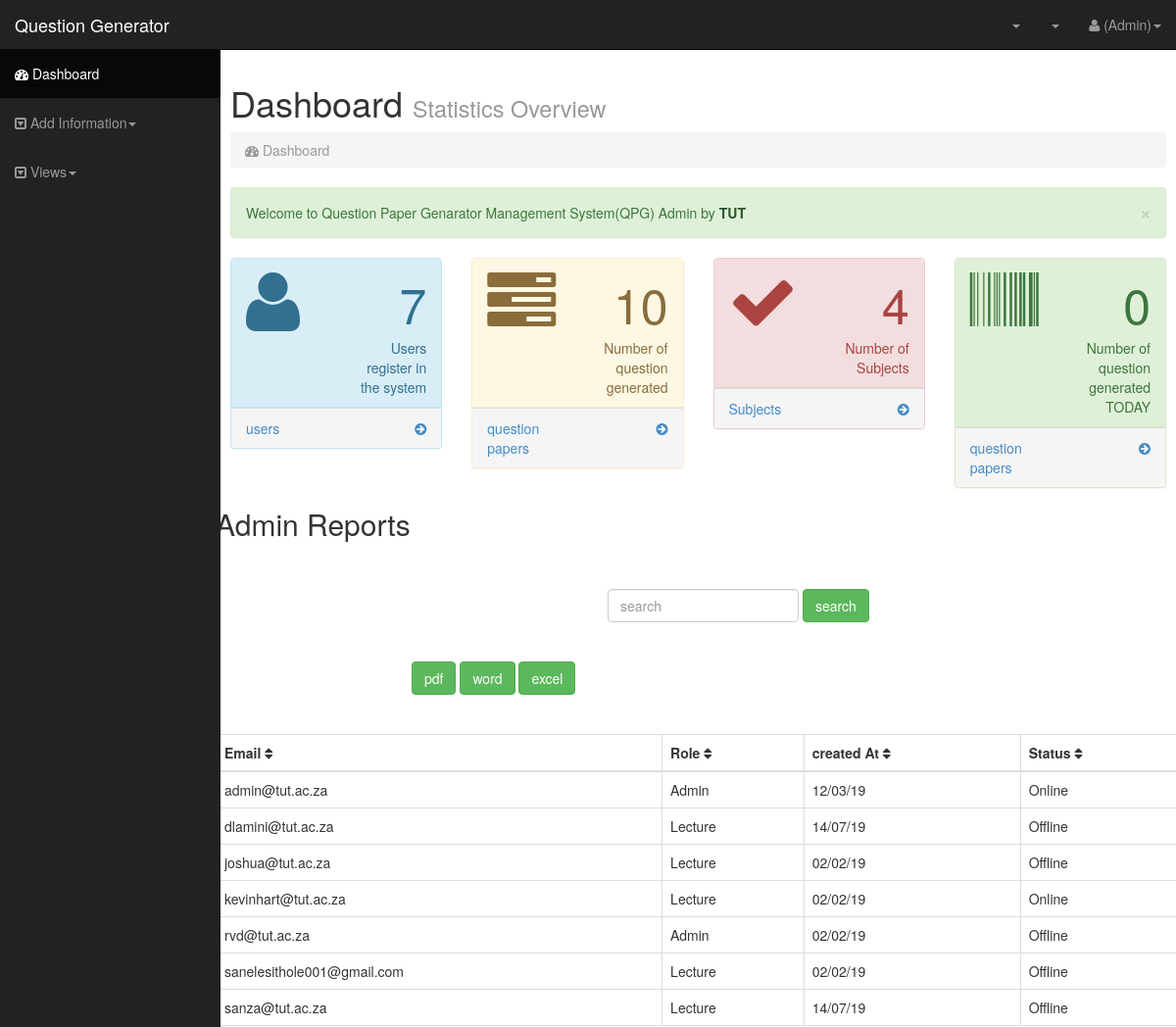
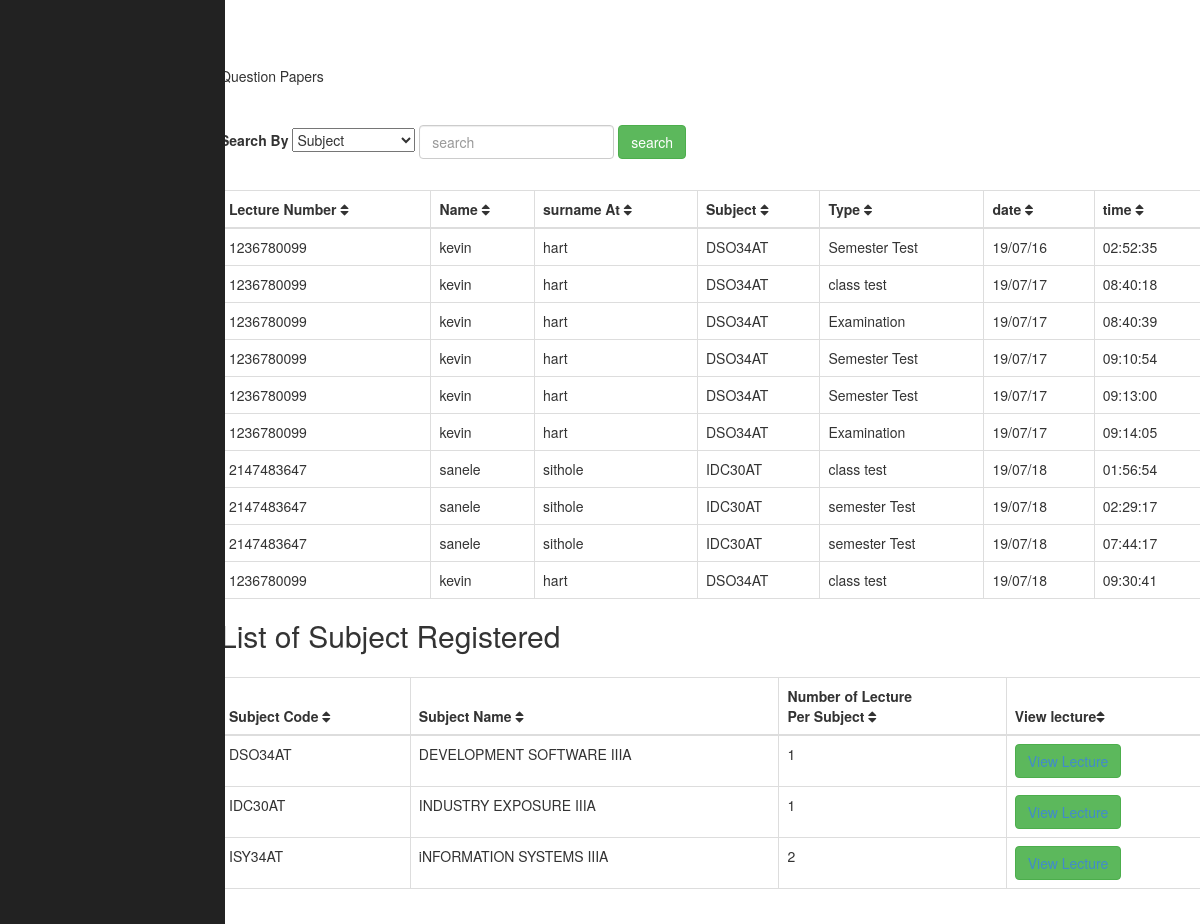
The app's page /adminRep.php with its own data (2 pictures, top to bottom).
### tables this page shows
CREATE TABLE `users` (
  `email` varchar(30) NOT NULL,
  `password` varchar(20) NOT NULL,
  `role` varchar(15) NOT NULL,
  `createdAt` varchar(13) NOT NULL,
  `last_activity` varchar(13) NOT NULL
);

CREATE TABLE `question_paper` (
  `question_id` int(10) NOT NULL,
  `lecture_id` int(10) NOT NULL,
  `subject_code` varchar(10) NOT NULL,
  `moderator` varchar(20) NOT NULL,
  `duration` int(1) NOT NULL,
  `edate` varchar(10) NOT NULL,
  `category` varchar(20) NOT NULL,
  `filename` varchar(50) NOT NULL,
  `date` varchar(10) NOT NULL,
  `time` varchar(10) NOT NULL
);

CREATE TABLE `lecture` (
  `lecture_id` int(10) NOT NULL,
  `lecture_name` varchar(20) NOT NULL,
  `lecture_surname` varchar(20) NOT NULL,
  `lecture_emai` varchar(30) NOT NULL
);

CREATE TABLE `subject` (
  `subject_code` varchar(10) NOT NULL,
  `Subject_name` varchar(30) NOT NULL
);

### adminRep.php (the view, shortened to what this page needs)
<?php
include("connection.php");
?>
<!DOCTYPE html>
<html lang="en">
  <head>
    <link href="css/bootstrap.css" rel="stylesheet">
    <link href="css/sb-admin.css" rel="stylesheet">
    <link rel="stylesheet" href="font-awesome/css/font-awesome.min.css">
    <link rel="stylesheet" href="http://cdn.oesmith.co.uk/morris-0.4.3.min.css">
  </head>
  <body>
    <div id="wrapper">
      <nav class="navbar navbar-inverse navbar-fixed-top" role="navigation">
        <div class="navbar-header">
          <a class="navbar-brand" href="#">Question Generator</a>
        </div>
        <div class="collapse navbar-collapse navbar-ex1-collapse">
          <ul class="nav navbar-nav side-nav">
            <li class="active"><a href="#"><i class="fa fa-dashboard"></i> Dashboard</a></li>
         <li class="dropdown">
              <a href="#" class="dropdown-toggle" data-toggle="dropdown"><i class="fa fa-caret-square-o-down"></i> Add Information<b class="caret"></b></a>
            </li>
            <li class="dropdown">
              <a href="#" class="dropdown-toggle" data-toggle="dropdown"><i class="fa fa-caret-square-o-down"></i> Views<b class="caret"></b></a>
            </li>
          </ul>
          <ul class="nav navbar-nav navbar-right navbar-user">
            <li class="dropdown messages-dropdown">
              <a href="#" class="dropdown-toggle" data-toggle="dropdown"><i class=""></i> <span class="badge"></span> <b class="caret"></b></a>
            </li>
            <li class="dropdown alerts-dropdown">
              <a href="#" class="dropdown-toggle" data-toggle="dropdown"><i class=""></i>  <span class="badge"></span> <b class="caret"></b></a>
            <li class="dropdown user-dropdown">
              <a href="#" class="dropdown-toggle" data-toggle="dropdown"><i class="fa fa-user"></i> <?php echo $_SESSION['email'];?>(Admin)<b class="caret"></b></a>
            </li>
          </ul>
        </div>
      </nav>
      <div id="page-wrapper">
      <div class="row">
          <div class="col-lg-16">
            <h1>Dashboard <small>Statistics Overview</small></h1>
            <ol class="breadcrumb">
              <li class="active"><i class="fa fa-dashboard"></i> Dashboard</li>
            </ol>
            <div class="alert alert-success alert-dismissable">
              <button type="button" class="close" data-dismiss="alert" aria-hidden="true">&times;</button>
              Welcome to Question Paper Genarator Management System(QPG) Admin by <a class="alert-link" href="http://tut.ac.za">TUT</a>
            </div>
          </div>
        </div>
        <div class="row">
        <div class="col-lg-16">
        <div class="row">
          <div class="col-lg-3">
            <div class="panel panel-info">
              <div class="panel-heading">
                <div class="row">
                  <div class="col-xs-6">
                    <i class="fa fa-user fa-5x"></i>
                  </div>
                  <div class="col-xs-6 text-right">
                    <?php
                        $sql = "SELECT COUNT(*) users FROM users";
                        $results = mysqli_query($con,$sql);
                        while($row = mysqli_fetch_array($results))
                        {
                          $num = $row['users'];
                    ?>
                    <p class="announcement-heading"><?php echo $num;   ?></p>
                    <?php
                        }
                    ?>
                    <p class="announcement-text">Users register in the system</p>
                  </div>
                </div>
              </div>
              <a href="#">
                <div class="panel-footer announcement-bottom">
                  <div class="row">
                    <div class="col-xs-6">
                      users
                    </div>
                    <div class="col-xs-6 text-right">
                      <i class="fa fa-arrow-circle-right"></i>
                    </div>
                  </div>
                </div>
              </a>
            </div>
          </div>
          <div class="col-lg-3">
            <div class="panel panel-warning">
              <div class="panel-heading">
                <div class="row">
                  <div class="col-xs-6">
                    <i class="fa fa-tasks fa-5x"></i>
                  </div>
                  <div class="col-xs-6 text-right">
                  <?php
                     $sql = "SELECT COUNT(*) papers FROM question_paper";
                     $results = mysqli_query($con,$sql);
                     while ($row = mysqli_fetch_array($results))
                     {
                      $counter = $row['papers'];
                  ?>
                    <p class="announcement-heading"><?php echo $counter; ?></p>
                    <?php
                     }
                    ?>
                    <p class="announcement-text">Number of question generated</p>
                  </div>
                </div>
              </div>
              <a href="#">
                <div class="panel-footer announcement-bottom">
                  <div class="row">
                    <div class="col-xs-6">
                      question papers
                    </div>
                    <div class="col-xs-6 text-right">
                      <i class="fa fa-arrow-circle-right"></i>
                    </div>
                  </div>
                </div>
              </a>
            </div>
          </div>
          <div class="col-lg-3">
            <div class="panel panel-danger">
              <div class="panel-heading">
                <div class="row">
                  <div class="col-xs-6">
                    <i class="fa fa-check fa-5x"></i>
                  </div>
                  <div class="col-xs-6 text-right">
                  <?php
                     $sql = "SELECT COUNT(*) subjects FROM subject";
                     $results = mysqli_query($con,$sql);
                     while ($row = mysqli_fetch_array($results))
                     {
                      $subj = $row['subjects'];
                  ?>
                    <p class="announcement-heading"><?php echo $subj; ?></p>
                    <?php
                     }
                    ?>
                    <p class="announcement-text">Number of Subjects</p>
                  </div>
                </div>
              </div>
              <a href="#">
                <div class="panel-footer announcement-bottom">
                  <div class="row">
                    <div class="col-xs-6">
                      Subjects
                    </div>
                    <div class="col-xs-6 text-right">
                      <i class="fa fa-arrow-circle-right"></i>
                    </div>
                  </div>
                </div>
              </a>
            </div>
          </div>
          <div class="col-lg-3">
            <div class="panel panel-success">
              <div class="panel-heading">
                <div class="row">
                  <div class="col-xs-6">
                    <i class="fa fa-barcode fa-5x"></i>
                  </div>
                  <div class="col-xs-6 text-right">
                  <?php
                     $date = date("y/m/d");
                     $sql = "SELECT COUNT(*) papers FROM question_paper WHERE date = '$date'";
                     $results = mysqli_query($con,$sql);
                     while ($row = mysqli_fetch_array($results))
                     {
                      $counter = $row['papers'];
                  ?>
                    <p class="announcement-heading"><?php echo $counter; ?></p>
                    <?php
                     }
                    ?>
                    <p class="announcement-text">Number of question generated TODAY</p>
                  </div>
                </div>
              </div>
              <a href="#">
                <div class="panel-footer announcement-bottom">
                  <div class="row">
                    <div class="col-xs-6">
                      question papers
                    </div>
                    <div class="col-xs-6 text-right">
                      <i class="fa fa-arrow-circle-right"></i>
                    </div>
                  </div>
                </div>
              </a>
            </div>
          </div>
            <h2>Admin Reports</h2>
             <br>
             <br>
             <form class="form-inline" method="post" action="adminRep.php">
               <input style="margin-left:400px;" class="form-control  form-control-sm ml-3 w-75" type="text" name="query" placeholder="search" aria-lebel = "search">
               <input class="btn btn-success" type="submit" name="search" value="search">
             </form>
             <br>
             <br>
             <form target="_blank"class="form-inline" method="post" action="adminRep.php">
               <input  style="margin-left:200px;"class="btn btn-success" type="submit" name="pdf" value="pdf">
               <input style="align:right;"class="btn btn-success" type="submit" name="word" value="word">
               <input style="align:right;"class="btn btn-success" type="submit" name="excel" value="excel">
             </form>
             <br>
             <br>
             <div class="table-responsive">
              <table class="table table-bordered table-hover tablesorter">
                <thead>
                  <tr>
                    <th>Email <i class="fa fa-sort"></i></th>
                    <th>Role <i class="fa fa-sort"></i></th>
                    <th>created At <i class="fa fa-sort"></i></th>
                    <th>Status <i class="fa fa-sort"></i></th>
                  </tr>
                </thead>
                <tbody>
                <?php
                  $sql = "SELECT * FROM users ";
                  $results = mysqli_query($con,$sql);
                  while($row = mysqli_fetch_array($results))
                  {
                        $email = $row ['email'];
                        $role = $row ['role'];
                        $createdAt = $row ['createdAt'];
                        $lastActivity = $row ['last_activity'];
                ?>
                  <tr>
                    <td><?php echo $email;?></td>
                    <td><?php echo $role;?></td>
                    <td><?php echo $createdAt;?></td>
                    <td><?php echo $lastActivity;?></td>
               </tr>
                  <?php
                    }
                  ?>
                </tbody>
              </table>
             <br>
             <br>
        <h5>Question Papers<h5>
        <br>
        <br>
        <form class="form-inline" method="post" action="adminRep.php">
              <label>Search By</label>
               <select>
               <option>Subject</option>
               </select>
               <input class="form-control  form-control-sm ml-3 w-75" type="text" name="query" placeholder="search" aria-lebel = "search">
               <input class="btn btn-success" type="submit" name="search" value="search">
             </form>
        <br>
        <br>
        <div class="table-responsive">
              <table class="table table-bordered table-hover tablesorter">
                <thead>
                  <tr>
                    <th>Lecture Number <i class="fa fa-sort"></i></th>
                    <th>Name <i class="fa fa-sort"></i></th>
                    <th>surname At <i class="fa fa-sort"></i></th>
                    <th>Subject <i class="fa fa-sort"></i></th>
                    <th>Type <i class="fa fa-sort"></i> </th>
                    <th>date <i class="fa fa-sort"></i> </th>
                    <th>time <i class="fa fa-sort"></i> </th>
                  </tr>
                </thead>
                <tbody>
                <?php
                  $sql = "SELECT l.lecture_id,l.lecture_name,l.lecture_surname,q.subject_code,q.category,q.date,q.time
                  FROM lecture l,question_paper q
                  WHERE l.lecture_id = q.lecture_id";
                  $results = mysqli_query($con,$sql);
                  while($row = mysqli_fetch_array($results))
                  {
                        $lecture_id = $row ['lecture_id'];
                        $name = $row ['lecture_name'];
                        $surname = $row ['lecture_surname'];
                        $subj = $row ['subject_code'];
                        $category = $row ['category'];
                        $date = $row ['date'];
                        $time = $row ['time'];
                ?>
                  <tr>
                    <td><?php echo $lecture_id;?></td>
                    <td><?php echo $name;?></td>
                    <td><?php echo $surname;?></td>
                    <td><?php echo $subj;?></td>
                    <td><?php echo $category;?></td>
                    <td><?php echo $date;?></td>
                    <td><?php echo $time;?></td>
               </tr>
                  <?php
                    }
                  ?>
                </tbody>
              </table>
          <h2>List of Subject Registered</h2>
<br>
 <div class="table-responsive">
    <table class="table table-bordered table-hover tablesorter">
      <thead>
        <tr>
          <th>Subject Code <i class="fa fa-sort"></i></th>
          <th>Subject Name <i class="fa fa-sort"></i></th>
          <th>Number of Lecture<br>Per Subject <i class="fa fa-sort"></i></th>
          <th>View lecture<i class="fa fa-sort"></i></th>
        </tr>
      </thead>
      <tbody>
    <?php
       $stats ="SELECT s.subject_code,s.subject_name,COUNT(i.lecture_id) TOTAL FROM subject s,lecture_subject i
       WHERE s.subject_code = i.subject_code
       GROUP BY s.subject_code,s.subject_name";
       $sql = mysqli_query($con,$stats) ;
       while($row = mysqli_fetch_array($sql))
       {
           $id = $row ['subject_code'];
           $name = $row ['subject_name'];
           $total =$row['TOTAL'];
        ?>
          <tr>
          <td><?php echo $id;?></td>
          <td><?php echo $name;?></td>
          <td><?php echo $total;?></td>
          <td><button type="submit" class="btn btn-success"  name="save"id="save"><a href="subjectInfo.php?id=<?php echo $id ?>">View Lecture</a></button></td>
          </tr>
        <?php
       }
    ?>
      </tbody>
    </table>
        </div>
      </div>
    </div>
  </body>
</html>

### css/sb-admin.css (style rules this page uses)
body { margin-top: 50px; }
#wrapper { padding-left: 0; }
#page-wrapper { width: 100%; padding: 5px 15px; }
.announcement-heading { font-size: 50px; margin: 0; }
.announcement-text { margin: 0; }
table.tablesorter thead { cursor: pointer; }
@media (min-width:768px) { #wrapper { padding-left: 225px; } }
@media (min-width:768px) { #page-wrapper { padding: 15px 25px; } }
@media (min-width:768px) { .side-nav { margin-left: -225px; left: 225px; width: 225px; position: fixed; top: 50px; height: 100%; border-radius: 0; border: none; background-color: #222222; overflow-y: auto; } }
@media (min-width:768px) { .side-nav>li>a { width: 225px; } }
@media (min-width:768px) { .navbar-collapse { padding-left: 15px !important; padding-right: 15px !important; } }

### records on screen
users: email "admin@tut.ac.za", role "Admin", createdAt "12/03/19", last_activity "Online"
users: email "dlamini@tut.ac.za", role "Lecture", createdAt "14/07/19", last_activity "Offline"
users: email "joshua@tut.ac.za", role "Lecture", createdAt "02/02/19", last_activity "Offline"
users: email "kevinhart@tut.ac.za", role "Lecture", createdAt "02/02/19", last_activity "Online"
users: email "rvd@tut.ac.za", role "Admin", createdAt "02/02/19", last_activity "Offline"
users: email "sanelesithole001@gmail.com", role "Lecture", createdAt "02/02/19", last_activity "Offline"
users: email "sanza@tut.ac.za", role "Lecture", createdAt "14/07/19", last_activity "Offline"
question_paper: lecture.lecture_id "1236780099", lecture.lecture_name "kevin", lecture.lecture_surname "hart", subject_code "DSO34AT", category "Semester Test", date "19/07/16", time "02:52:35"
question_paper: lecture.lecture_id "1236780099", lecture.lecture_name "kevin", lecture.lecture_surname "hart", subject_code "DSO34AT", category "class test", date "19/07/17", time "08:40:18"
question_paper: lecture.lecture_id "1236780099", lecture.lecture_name "kevin", lecture.lecture_surname "hart", subject_code "DSO34AT", category "Examination", date "19/07/17", time "08:40:39"
question_paper: lecture.lecture_id "1236780099", lecture.lecture_name "kevin", lecture.lecture_surname "hart", subject_code "DSO34AT", category "Semester Test", date "19/07/17", time "09:10:54"
question_paper: lecture.lecture_id "1236780099", lecture.lecture_name "kevin", lecture.lecture_surname "hart", subject_code "DSO34AT", category "Semester Test", date "19/07/17", time "09:13:00"
question_paper: lecture.lecture_id "1236780099", lecture.lecture_name "kevin", lecture.lecture_surname "hart", subject_code "DSO34AT", category "Examination", date "19/07/17", time "09:14:05"
question_paper: lecture.lecture_id "2147483647", lecture.lecture_name "sanele", lecture.lecture_surname "sithole", subject_code "IDC30AT", category "class test", date "19/07/18", time "01:56:54"
question_paper: lecture.lecture_id "2147483647", lecture.lecture_name "sanele", lecture.lecture_surname "sithole", subject_code "IDC30AT", category "semester Test", date "19/07/18", time "02:29:17"
question_paper: lecture.lecture_id "2147483647", lecture.lecture_name "sanele", lecture.lecture_surname "sithole", subject_code "IDC30AT", category "semester Test", date "19/07/18", time "07:44:17"
question_paper: lecture.lecture_id "1236780099", lecture.lecture_name "kevin", lecture.lecture_surname "hart", subject_code "DSO34AT", category "class test", date "19/07/18", time "09:30:41"
subject: subject_code "DSO34AT", Subject_name "DEVELOPMENT SOFTWARE IIIA", total "1"
subject: subject_code "IDC30AT", Subject_name "INDUSTRY EXPOSURE IIIA", total "1"
subject: subject_code "ISY34AT", Subject_name "iNFORMATION SYSTEMS IIIA", total "2"

### other values on screen
$num "7"
$counter "10"
$subj "4"
$counter "0"
